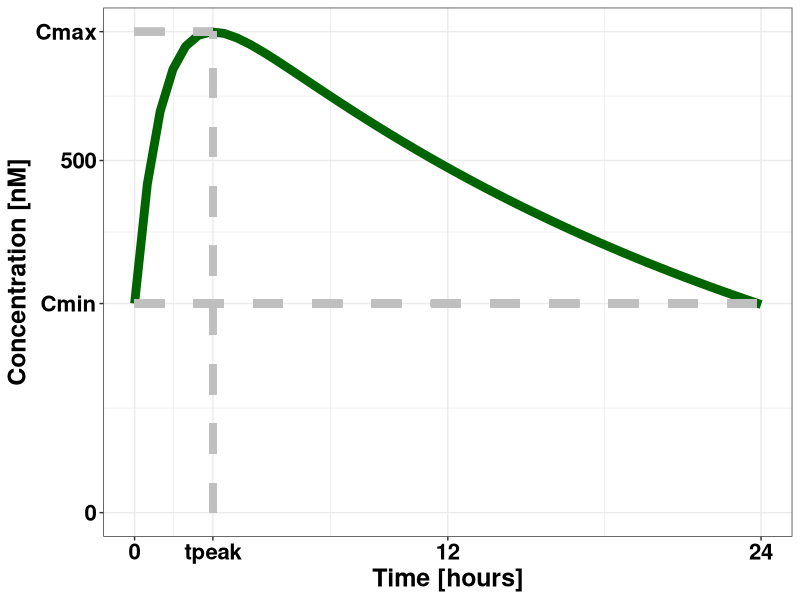

The R script that drew this image:
## ---- chunk 1
knitr::opts_chunk$set(echo = TRUE)
setwd("C:/Users/Scott/Box Sync/MutBias/Figures/SupplementaryAppendix2/")
library(ggplot2)
## ---- chunk 2

Cmax = 683
Cmin = 297
tpeak = 3/24
tdose = 24/24

time = seq(0,24,length.out = 50)/24

a = 22.07
b = 1.01
x0 = 491
y0 = Cmin

conc = (a*x0/(a-b)+y0)*exp(-b*time)-a*x0/(a-b)*exp(-a*time)

conc.df = data.frame(time=time,conc=conc)

ggplot(conc.df,aes(x=time,y=conc))+theme_bw()+
  geom_line(color="dark green",size=3)+
  geom_segment(aes(x=0,xend=tdose,y=Cmin,yend=Cmin),size=2.5,linetype="dashed",color="gray75")+
  geom_segment(aes(x=0,xend=tpeak,y=Cmax,yend=Cmax),size=2.5,linetype="dashed",color="gray75")+
  geom_segment(aes(x=tpeak,xend=tpeak,y=0,yend=Cmax),size=2.5,linetype="dashed",color="gray75")+
  xlab("Time [hours]")+ylab("Concentration [nM]")+
  scale_x_continuous(breaks=c(0,tpeak,.5,1),labels=c("0","tpeak","12","24"))+
  scale_y_continuous(breaks=c(0,Cmin,500,Cmax),labels=c("0","Cmin","500","Cmax"))+
  theme(
    axis.title=element_text(size=18,color="black",face="bold"),
    axis.text=element_text(size=16,color="black",face="bold")
  )

# ggsave("PKprofile.pdf",width=8,height=6)

